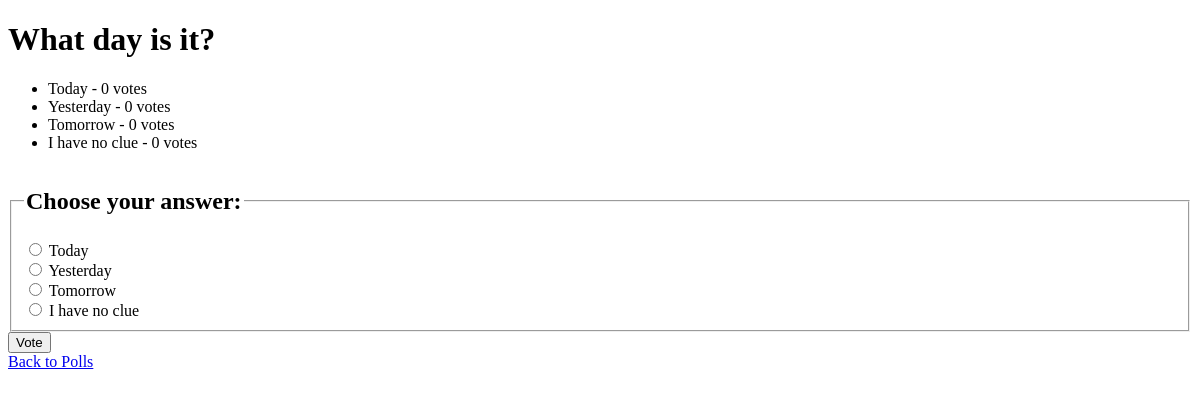
Page /polls/2/ on the earlier database version.
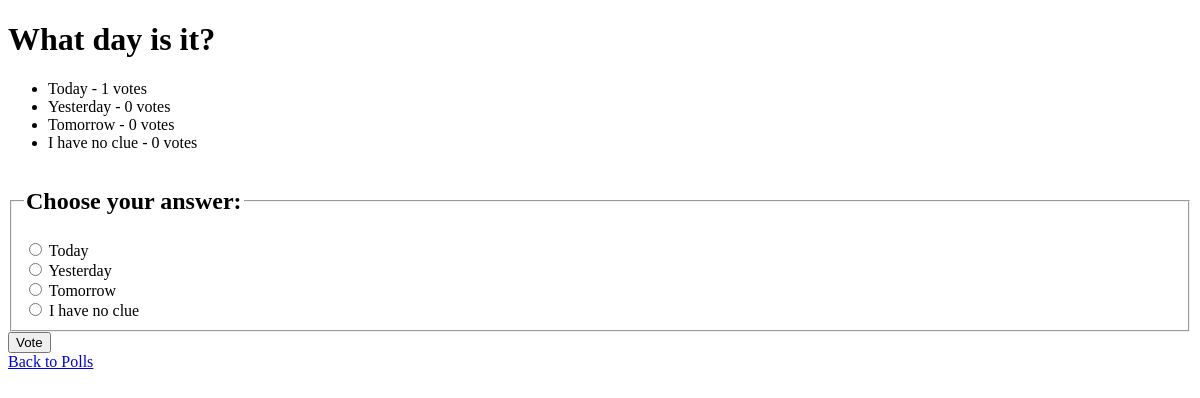
Same page on the later database version.
### polls/models.py (models this page shows)
class Question(models.Model):
    question_text = models.CharField(max_length=200)
    pub_date = models.DateTimeField('date published')
    def was_published_recently(self):
        return self.pub_date >= timezone.now() - datetime.timedelta(days=1)
    was_published_recently.boolean = True
    was_published_recently.short_description = 'Published recently?'

class Choice(models.Model):
    question = models.ForeignKey(Question, on_delete=models.CASCADE)
    choice_text = models.CharField(max_length=200)
    votes = models.IntegerField(default=0)

### polls/views.py (the view)
# urls.py: path('<int:question_id>/', views.detail, name='detail'),  # Poll details page
def detail(request, question_id):
    question = get_object_or_404(Question, pk=question_id)
    return render(request, 'polls/detail.html', {'question': question})

### polls/templates/polls/detail.html (shortened to what this page needs)
{% load static %}
<!DOCTYPE html>
<html lang="en">
  <head>
  </head>
  <body>
    <h1>{{ question.question_text }}</h1>
    <ul>
      {% for choice in question.choice_set.all %}
      <li>{{ choice.choice_text }} - {{ choice.votes }} votes</li>
      {% endfor %}
    </ul>
    <form action="{% url 'polls:vote' question.id %}" method="post">
      <fieldset>
        <legend><h2>Choose your answer:</h2></legend>
         {% for choice in question.choice_set.all %}
        <input
          type="radio"
          name="choice"
          id="choice{{ forloop.counter }}"
          value="{{ choice.id }}"
        />
        <label for="choice{{ forloop.counter }}">{{ choice.choice_text }}</label
        ><br />
        {% endfor %}
      </fieldset>
      <input type="submit" value="Vote" />
    </form>
    <a href="{% url 'polls:index' %}">Back to Polls</a>
  </body>
</html>

Differences in the rows shown:
changed Choice "Today": votes "0" → "1"
